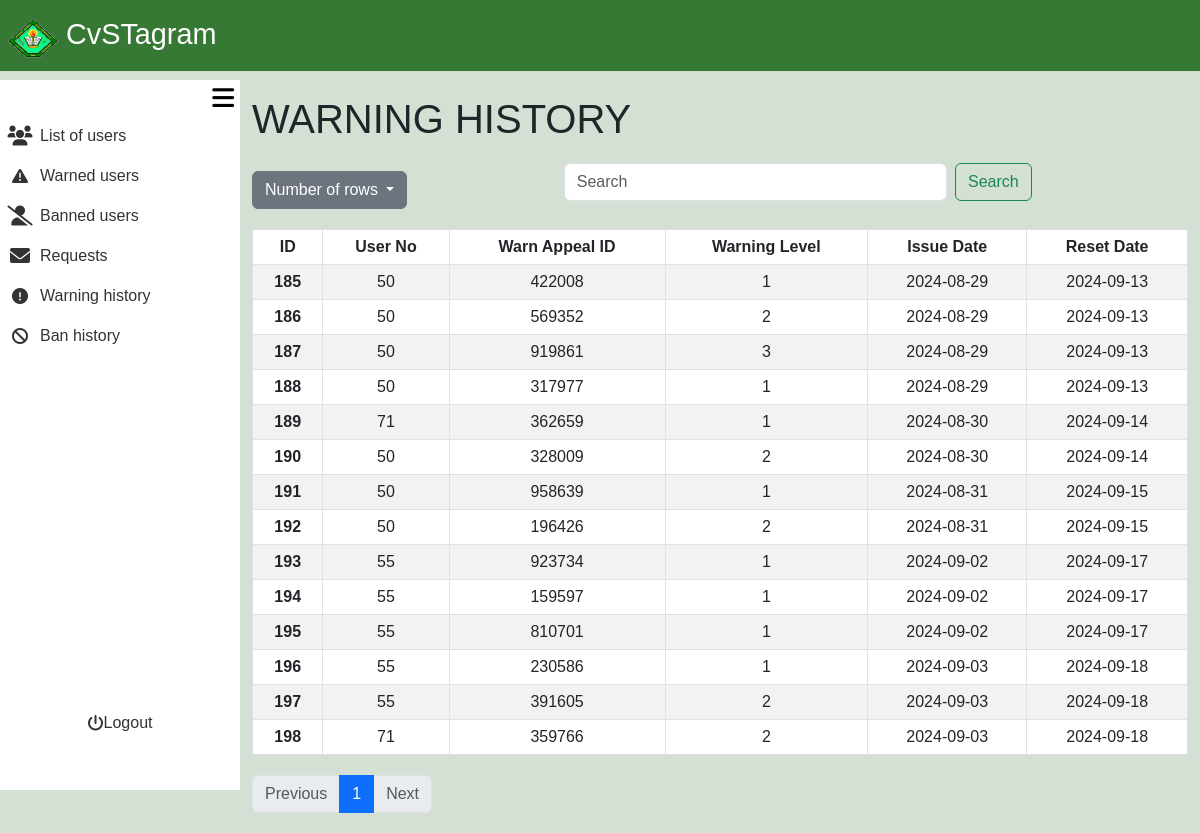
Page /admin_area/warned_user.php?rows=50&page=1 (signed in) on the earlier database version.
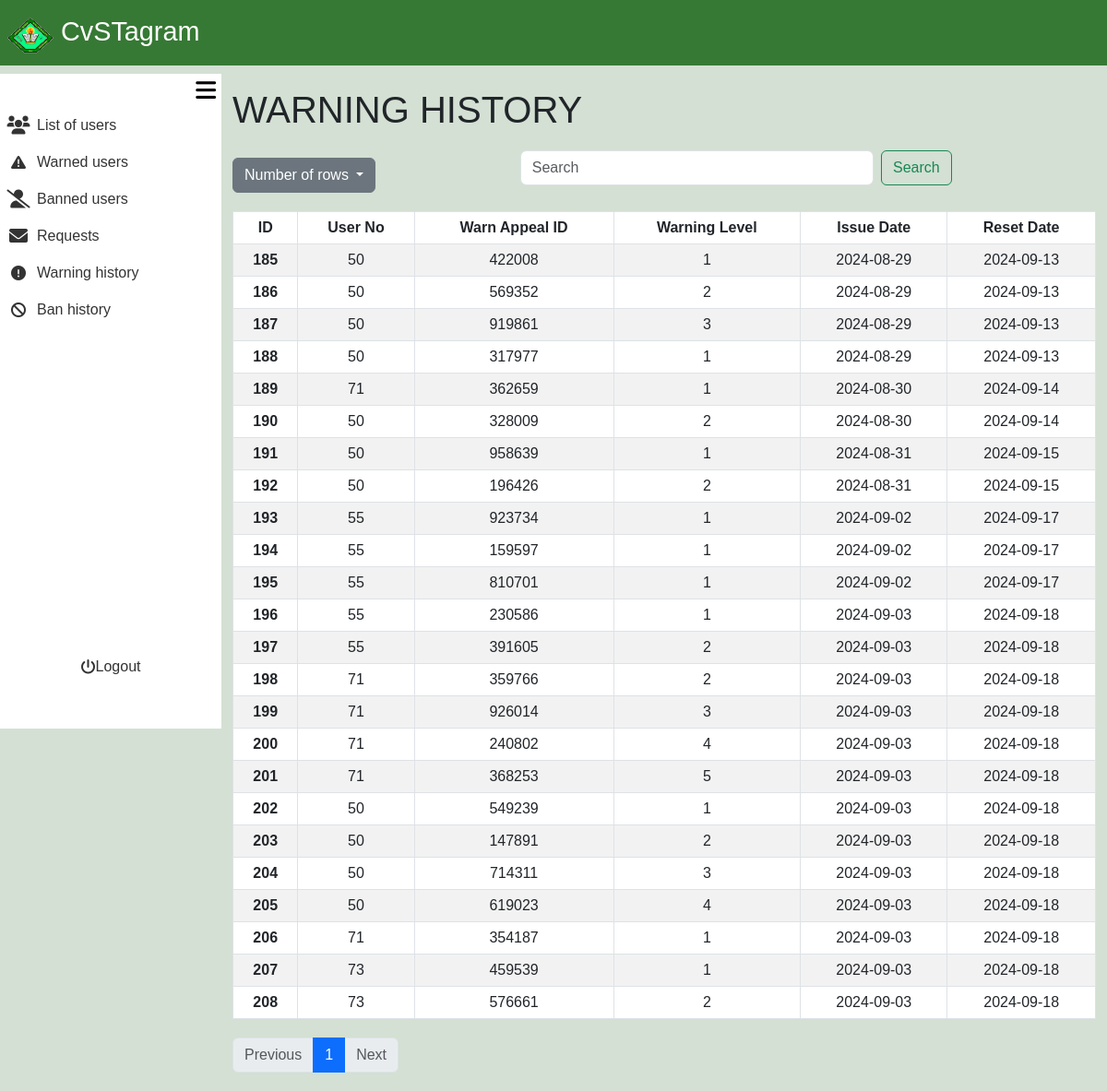
Same page on the later database version.
### tables this page shows
CREATE TABLE `user_warnings` (
  `warning_id` int(11) NOT NULL,
  `user_no` int(11) NOT NULL,
  `warn_appeal_id` int(11) NOT NULL,
  `warning_level` int(11) NOT NULL DEFAULT 1,
  `issue_date` date NOT NULL,
  `reset_date` date NOT NULL
);

### admin_area/warned_user.php (the view, shortened to what the changed rows need)
<?php
require_once '../include/connect.php';
require_once '../include/bootsrap.php';
?>
<!DOCTYPE html>
<html lang="en">
<head>
    <link rel="stylesheet" href="admin_dashbaord.css?v=<?php echo time(); ?>">
</head>
<body>
<div class="container-fluid screen">
    <div class="container-fluid contbody">
        <div class="container-fluid content">
<?php
$rows = isset($_GET['rows']) ? intval($_GET['rows']) : 10;
$page = isset($_GET['page']) ? intval($_GET['page']) : 1;
$offset = ($page - 1) * $rows;
$valid_sort_columns = ['warning_id', 'user_no', 'warn_appeal_id', 'warning_level', 'issue_date', 'reset_date'];
$sort_by = isset($_GET['sort_by']) && in_array($_GET['sort_by'], $valid_sort_columns) ? $_GET['sort_by'] : 'warning_id';
$sort_order = isset($_GET['sort_order']) && $_GET['sort_order'] == 'DESC' ? 'DESC' : 'ASC';
$search = isset($_GET['search']) ? $con->real_escape_string($_GET['search']) : '';
$totalResult = $con->query("SELECT COUNT(*) AS total FROM user_warnings WHERE
                            warning_id LIKE '%$search%' OR
                            user_no LIKE '%$search%' OR
                            warn_appeal_id LIKE '%$search%' OR
                            warning_level LIKE '%$search%' OR
                            DATE_FORMAT(issue_date, '%Y-%m-%d') LIKE '%$search%' OR
                            DATE_FORMAT(reset_date, '%Y-%m-%d') LIKE '%$search%'");
$totalRows = $totalResult->fetch_assoc()['total'];
$sql = "SELECT warning_id, user_no, warn_appeal_id, warning_level, issue_date, reset_date
        FROM user_warnings
        WHERE warning_id LIKE '%$search%'
           OR user_no LIKE '%$search%'
           OR warn_appeal_id LIKE '%$search%'
           OR warning_level LIKE '%$search%'
           OR DATE_FORMAT(issue_date, '%Y-%m-%d') LIKE '%$search%'
           OR DATE_FORMAT(reset_date, '%Y-%m-%d') LIKE '%$search%'
        ORDER BY $sort_by $sort_order
        LIMIT $offset, $rows";
$usersResult = $con->query($sql);
$totalPages = ceil($totalRows / $rows);
?>
<div class="container mt-4">
    <h1>WARNING HISTORY</h1>
    <table class="table table-bordered table-striped">
    <thead>
        <tr>
            <th scope="col" class="sortable" onclick="sortTable('warning_id')">
                ID <i class="fa-solid fa-sort-up"></i><i class="fa-solid fa-sort-down"></i>
            </th>
            <th scope="col" class="sortable" onclick="sortTable('user_no')">
                User No <i class="fa-solid fa-sort-up"></i><i class="fa-solid fa-sort-down"></i>
            </th>
            <th scope="col" class="sortable" onclick="sortTable('warn_appeal_id')">
                Warn Appeal ID <i class="fa-solid fa-sort-up"></i><i class="fa-solid fa-sort-down"></i>
            </th>
            <th scope="col" class="sortable" onclick="sortTable('warning_level')">
                Warning Level <i class="fa-solid fa-sort-up"></i><i class="fa-solid fa-sort-down"></i>
            </th>
            <th scope="col" class="sortable" onclick="sortTable('issue_date')">
                Issue Date <i class="fa-solid fa-sort-up"></i><i class="fa-solid fa-sort-down"></i>
            </th>
            <th scope="col" class="sortable" onclick="sortTable('reset_date')">
                Reset Date <i class="fa-solid fa-sort-up"></i><i class="fa-solid fa-sort-down"></i>
            </th>
        </tr>
    </thead>
    <tbody>
            <?php
            if ($usersResult->num_rows > 0) {
                while ($row = $usersResult->fetch_assoc()) {
                    echo "<tr>";
                    echo "<th scope='row'>" . $row['warning_id'] . "</th>";
                    echo "<td>" . $row['user_no'] . "</td>";
                    echo "<td>" . $row['warn_appeal_id'] . "</td>";
                    echo "<td>" . $row['warning_level'] . "</td>";
                    echo "<td>" . $row['issue_date'] . "</td>";
                    echo "<td>" . $row['reset_date'] . "</td>";
                    echo "</tr>";
                }
            } else {
                echo "<tr><td colspan='6'>No warned users found</td></tr>";
            }
            ?>
        </tbody>
</table>
    <nav aria-label="Page navigation">
        <ul class="pagination">
            <?php for ($i = 1; $i <= $totalPages; $i++) : ?>
                <li class="page-item <?= ($page == $i) ? 'active' : ''; ?>">
                    <a class="page-link" href="?rows=<?= $rows; ?>&page=<?= $i; ?>&sort_by=<?= $sort_by; ?>&sort_order=<?= $sort_order; ?>"><?= $i; ?></a>
                </li>
            <?php endfor; ?>
        </ul>
    </nav>
</div>
        </div>
    </div>
</div>
</body>
</html>

Differences in the rows shown:
added user_warnings: warning_id "199", user_no "71", warn_appeal "926014", warning_level "3", issue_date "2024-09-03", reset_date "2024-09-18"
added user_warnings: warning_id "200", user_no "71", warn_appeal "240802", warning_level "4", issue_date "2024-09-03", reset_date "2024-09-18"
added user_warnings: warning_id "201", user_no "71", warn_appeal "368253", warning_level "5", issue_date "2024-09-03", reset_date "2024-09-18"
added user_warnings: warning_id "202", user_no "50", warn_appeal "549239", warning_level "1", issue_date "2024-09-03", reset_date "2024-09-18"
added user_warnings: warning_id "203", user_no "50", warn_appeal "147891", warning_level "2", issue_date "2024-09-03", reset_date "2024-09-18"
added user_warnings: warning_id "204", user_no "50", warn_appeal "714311", warning_level "3", issue_date "2024-09-03", reset_date "2024-09-18"
added user_warnings: warning_id "205", user_no "50", warn_appeal "619023", warning_level "4", issue_date "2024-09-03", reset_date "2024-09-18"
added user_warnings: warning_id "206", user_no "71", warn_appeal "354187", warning_level "1", issue_date "2024-09-03", reset_date "2024-09-18"
added user_warnings: warning_id "207", user_no "73", warn_appeal "459539", warning_level "1", issue_date "2024-09-03", reset_date "2024-09-18"
added user_warnings: warning_id "208", user_no "73", warn_appeal "576661", warning_level "2", issue_date "2024-09-03", reset_date "2024-09-18"
